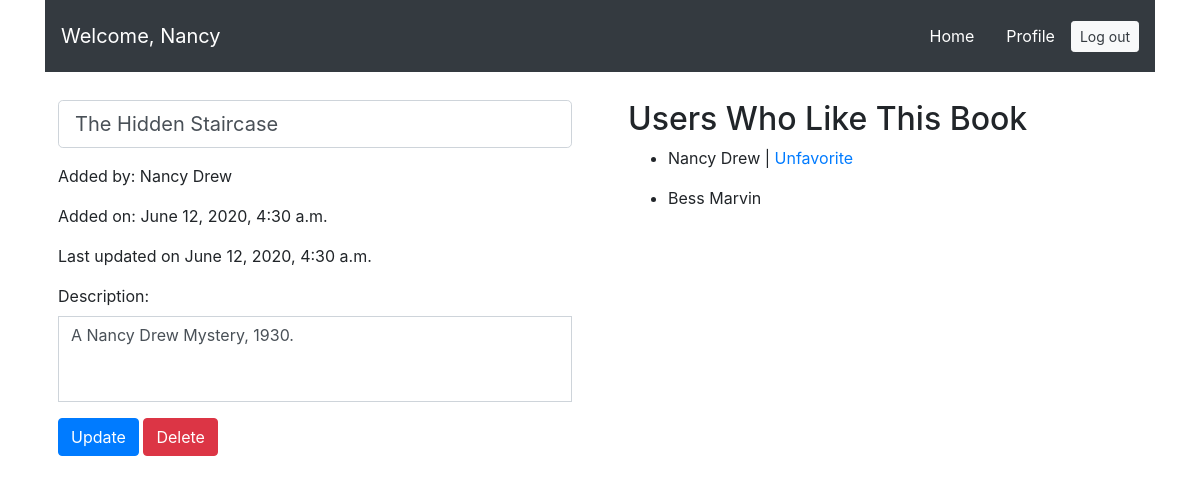
The app's page /books/2 (signed in) with its own data.
### login_app/models.py (models this page shows)
class User(models.Model):
    first_name = models.CharField(max_length=45)
    last_name = models.CharField(max_length=45)
    email = models.CharField(max_length=255)
    password = models.CharField(max_length=255)
    created_at = models.DateTimeField(auto_now_add=True)
    updated_at = models.DateTimeField(auto_now=True)
    objects = UserManager()

### book_app/models.py (models this page shows)
class Book(models.Model):
    uploaded_by = models.ForeignKey(User, related_name="books_uploaded", on_delete=models.CASCADE)
    liked_by = models.ManyToManyField(User, related_name="liked_books")
    title = models.CharField(max_length=255)
    desc = models.TextField()
    created_at = models.DateTimeField(auto_now_add=True)
    updated_at = models.DateTimeField(auto_now=True)
    objects = BookManager()

### book_app/views.py (the view)
# urls.py: path('<int:id>', views.book_detail),
def book_detail(request, id):
    context = {
        'this_book': Book.objects.get(id=id),
        'logged_user': User.objects.get(id=request.session['user_id']),
        'all_users': User.objects.all()
    }
    return render(request, 'book/book_detail.html', context)

### book_app/templates/book/book_detail.html (shortened to what this page needs)
<!DOCTYPE html>
<html lang="en">
<head>
    <link rel="stylesheet" href="https://stackpath.bootstrapcdn.com/bootstrap/4.3.1/css/bootstrap.min.css">
</head>
<body>
    <div class="wrapper container">
        <nav class="navbar navbar-expand-lg navbar-dark bg-dark">
            <a class="navbar-brand" href="/books">Welcome, {{ request.session.username }}</a>
            <div class="collapse navbar-collapse" id="navbarText">
                <span class="navbar-text"><a class="navbar" href="/books">Home</a></span>
                <span class="navbar-text"><a class="navbar" href="/books/profile/{{logged_user.id}}">Profile</a></span>
                <span class="navbar-text"><a class="btn btn-sm btn-light text-dark" href="/logout" role="button">Log out</a></span>
            </div>
        </nav>
        <div class="row">
            <div class="col p-4 m-1">
                {% if this_book.uploaded_by == logged_user %}
                <form action="/books/update/{{this_book.id}}" method="POST">
                    <div class="form-group">
                        <h2><input type="text" class="form-control form-control-lg" name="title" value="{{ this_book.title }}"></h2>
                    </div>
                    <div class="form-group">
                        <p>Added by: {{ this_book.uploaded_by.first_name }} {{ this_book.uploaded_by.last_name }}</p>
                    </div>
                    <div class="form-group">
                        <p>Added on: {{ this_book.created_at }}</p>
                    </div>
                    <div class="form-group">
                        <p>Last updated on {{ this_book.updated_at }}</p>
                    </div>
                    <div class="form-group">
                        <label for="desc">Description:</label>
                        <textarea class="form-control rounded-0" rows="3" style="resize:none;" name="desc">{{ this_book.desc }}</textarea>
                    </div>
                    <button type="submit" class="btn btn-primary">Update</button></a>
                    <a href="/books/destroy/{{this_book.id}}" class="btn btn-danger">Delete</a>
                </form>
                {% endif %}
            </div>
            <div class="col p-4 m-1">
                <h2 class="display-7">Users Who Like This Book</h2>
                {% for user in this_book.liked_by.all %}
                {% if user == logged_user %}
                <ul>
                    <li>{{ logged_user.first_name }} {{ logged_user.last_name }} |
                        <a href="/books/destroy_favorite/{{this_book.id}}">Unfavorite</a></li>
                </ul>
                {% else %}
                <ul>
                    <li>{{ user.first_name }} {{ user.last_name }}</li>
                </ul>
                {% endif %}
                {% endfor %}
            </div>
        </div>
    </div>
</body>
</html>

### records on screen
User: session.username "Nancy", first_name "Nancy", last_name "Drew"
Book: title "The Hidden Staircase", uploaded_by.first_name "Nancy", uploaded_by.last_name "Drew", created_at "June 12, 2020, 4:30 a.m.", updated_at "June 12, 2020, 4:30 a.m.", desc "A Nancy Drew Mystery, 1930."
User: first_name "Bess", last_name "Marvin"
